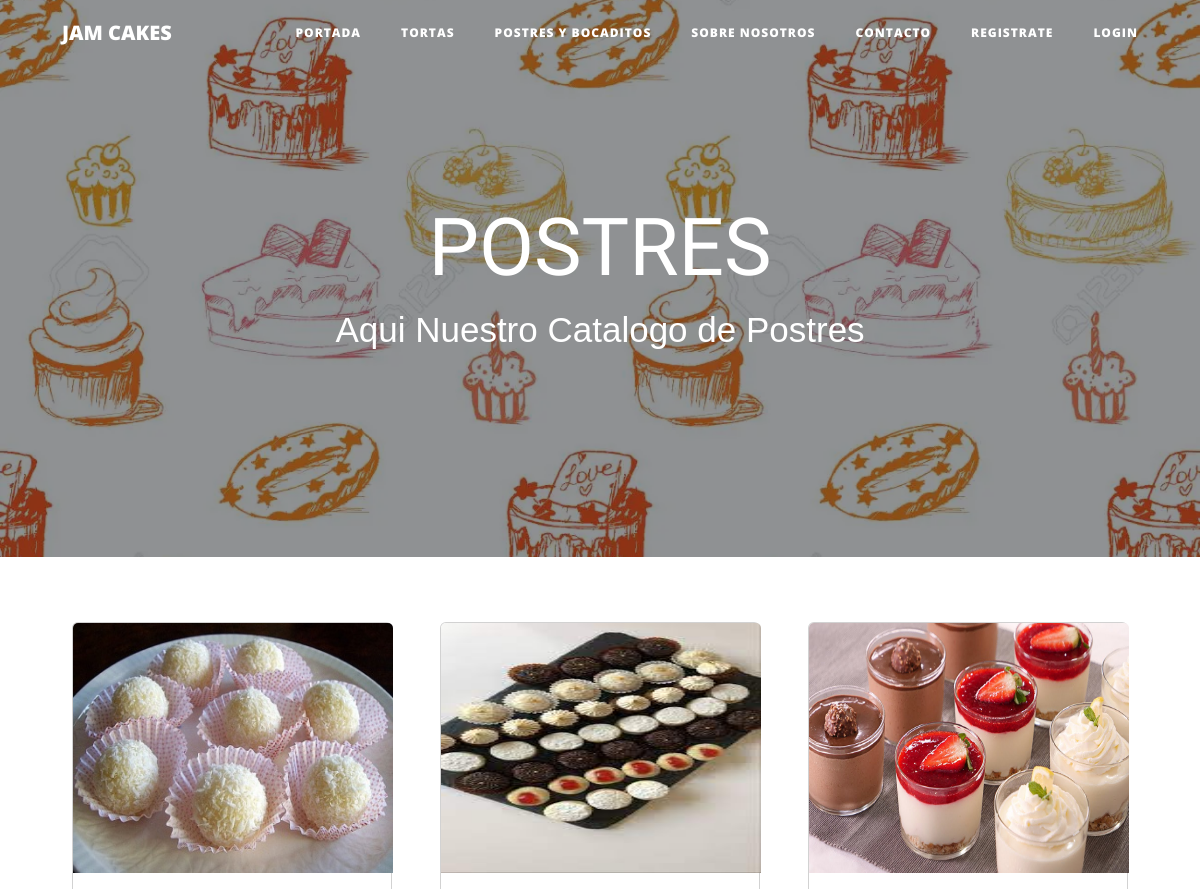
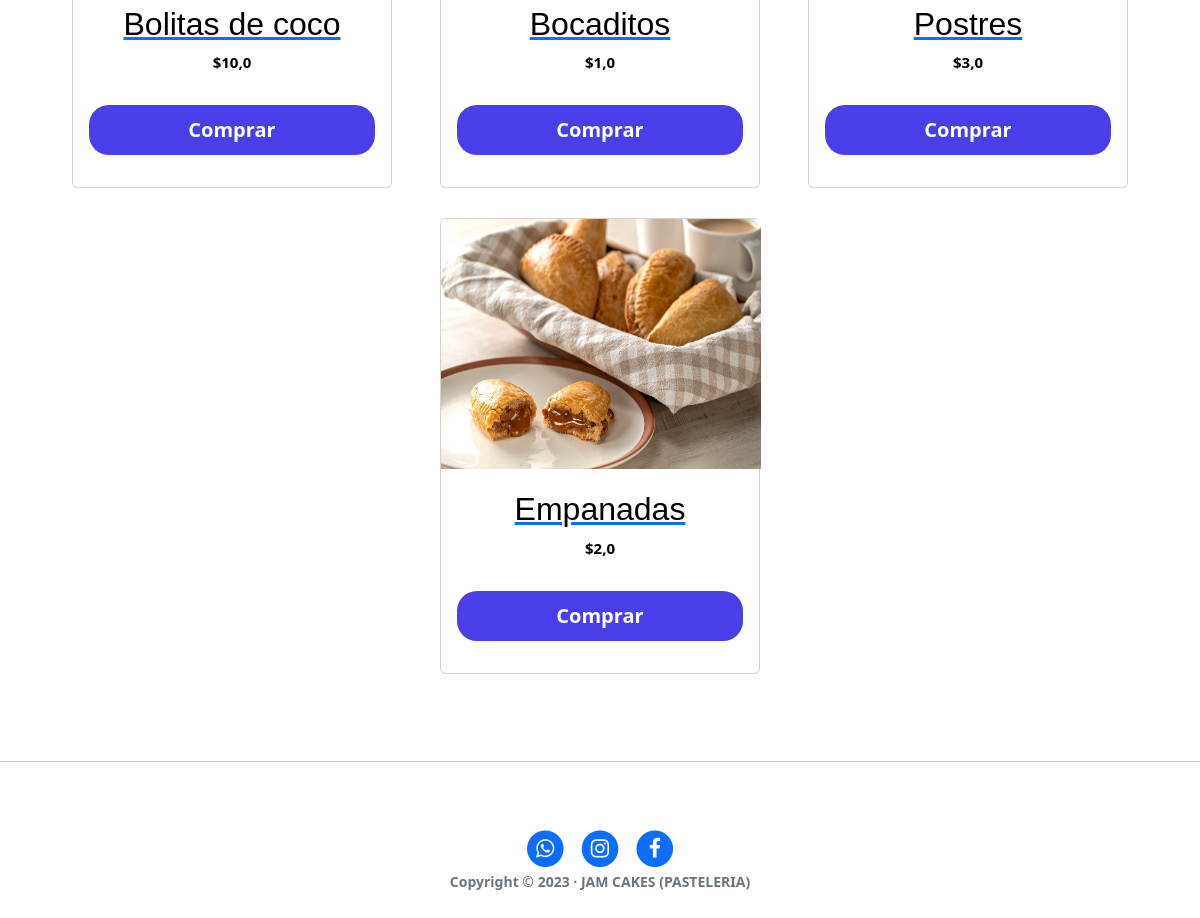
/postre/, run on the app's committed database (2 pictures, top to bottom).
### productos/models.py (models this page shows, shortened)
class Postres(models.Model):
    idPostres = models.AutoField(primary_key=True)
    title = models.CharField(blank=False, null=False, max_length=200, verbose_name= "Nombre del producto")
    tipo = models.CharField(blank=False, null=False, max_length=50, default="null", verbose_name="Tipo")
    amount_box = models.SmallIntegerField(blank=False, null=False, default=0, verbose_name="Cantidad por paquete")
    coste_fabri = models.FloatField(blank=False, null=False, default=0.0, verbose_name="Coste de fabricación")
    coste = models.FloatField(blank=False, null=False, default=0.0, verbose_name="Valor final")
    description = models.TextField(blank=False, null=False, verbose_name= "Descripción")
    materials = models.TextField(blank=False,null=False, verbose_name="Materiales")
    slug = models.SlugField(max_length=200, blank=False, null=False)
    image = models.ImageField(verbose_name= "Imagen")
    created = models.DateTimeField(auto_now_add=True, verbose_name= "Fecha de Creación")
    updated = models.DateTimeField(auto_now=True, verbose_name= "Fecha de Edición")
    class Meta:
        verbose_name = 'postre'
        verbose_name_plural = 'postres'
        ordering = ["-created"]

### productos/views.py (the view)
# urls.py: path('postre/', productos_views.postre, name="postre"),
def postre(request):
    postre = Postres.objects.all()
    if postre:
            paginator = Paginator(postre, 6)
            page_number = request.GET.get('page')
            digital_products_data = paginator.get_page(page_number)
    return render(request, "productos/postre.html", {'postre': postre})

### productos/templates/productos/postre.html (shortened to what this page needs)
{% extends 'core/base.html' %}
{% block background %}{% load static %}{% static 'core/img/fondoPostres.webp' %}{% endblock %}
{% block headers %}
    <h1>POSTRES</h1>
    <span class="text">Aqui Nuestro Catalogo de Postres</span>
{% endblock %}
{% block content %}
{% load static %}
<link rel="stylesheet" href="{% static 'core/css/catalogo.css' %}">
<link href="https://cdn.jsdelivr.net/npm/bootstrap@5.2.0/dist/css/bootstrap.min.css" rel="stylesheet">
<div class="row mx-5">
{% for postre in postre %}
<div class="col">
    <div class="card" style="width: 20rem;">
        <a href="{% url 'postre-detail' postre.slug %}">
        <img src="{{ postre.image.url }}" class="card-img-top" alt="card">
        </a>
        <div class="card-body">
        <a href="{% url 'postre-detail' postre.slug %}">
        <h2>{{ postre.title }}</h2>
        </a>
        <p class="card-text">${{ postre.coste }}</p>
    <a href="{% url 'postre-detail' postre.slug %}">
    <input class="botons" type="submit" name="submit" value="Comprar">
    </a>
    </div>
    </div>
</div>
{% endfor %}
</div>
{% endblock %}

### core/static/core/css/catalogo.css (style rules this page uses)
h1 { font-size: 80px; color: #fff; font-weight: bold; font-family: 'Bungee'; }
.text { font-size: 35px; font-family: 'Franklin Gothic Medium', 'Arial Narrow', Arial, sans-serif; }
.col { display: flex; justify-content: center; align-items: center; box-shadow: 0px 0px 0px rgb(54, 53, 53); transition: all 0.5s; }
.col img { width: 20rem; height: 250px; }
h2 { font-size: 25px; font-family: 'Franklin Gothic Medium', 'Arial Narrow', Arial, sans-serif; color: black; padding-top: 5px; text-align: center; }
p { font-size: 15px; color: black; font-weight: bold; text-align: center; }
.botons { width: 100%; padding: 10px; background: #4a3ee9; color: #fff; font-weight: bold; border: 0; font-size: 20px; cursor: pointer; margin: 16px 0; border-radius: 20px; }
@media screen and (max-width: 1200px) { .col { flex-direction: column; padding: 15px; } }

### data on the page
Postres: image (picture), title "Bolitas de coco", coste "10,0"
Postres: image (picture), title "Bocaditos", coste "1,0"
Postres: image (picture), title "Postres", coste "3,0"
Postres: image (picture), title "Empanadas", coste "2,0"
